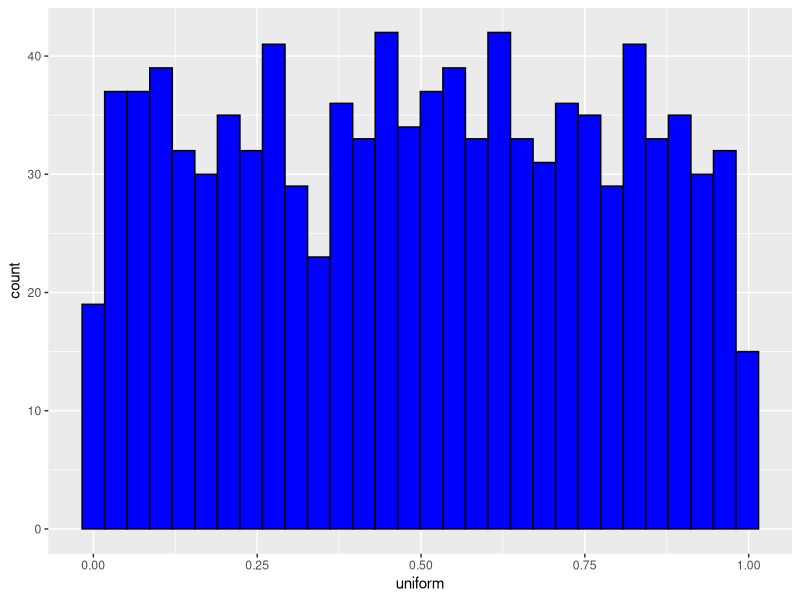
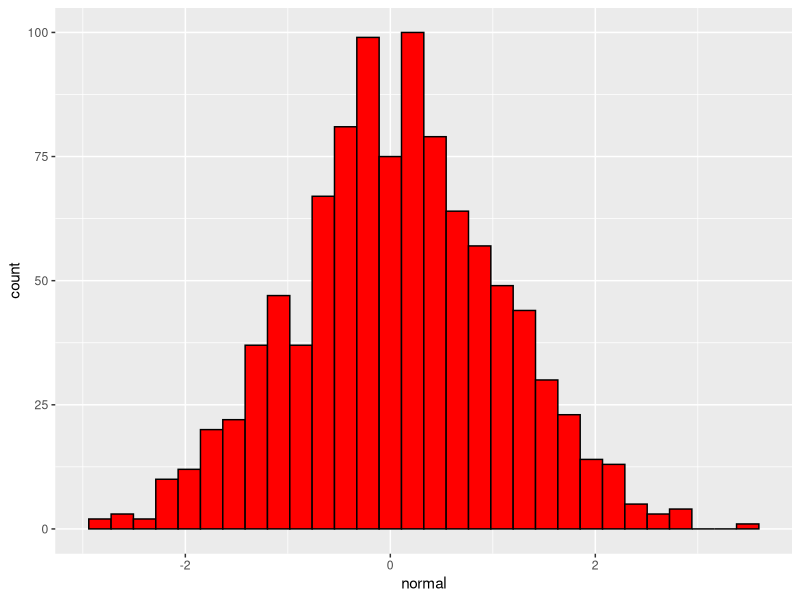
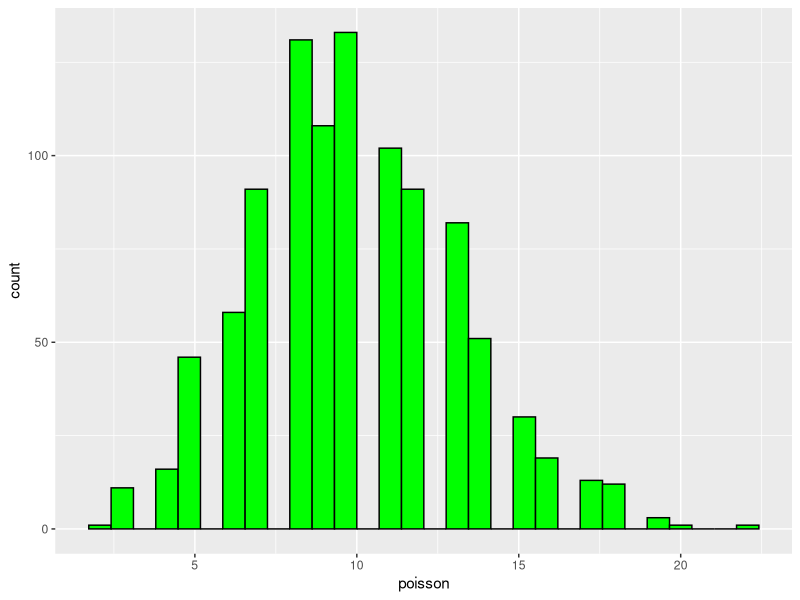

Reproduce these figures in R, in order.
library(tidyverse)


df <- tibble(
  
  uniform = runif(1000),
  normal = rnorm(1000),
  poisson = rpois(1000,10)
  
)


ggplot(df, aes(x = uniform ))+
  geom_histogram(fill = "blue", color = "black")

ggplot(df, aes(x = normal))+
  geom_histogram(fill= 'red', color = 'black')

ggplot(df, aes(x = poisson))+
  geom_histogram(fill = 'green', color = 'black')